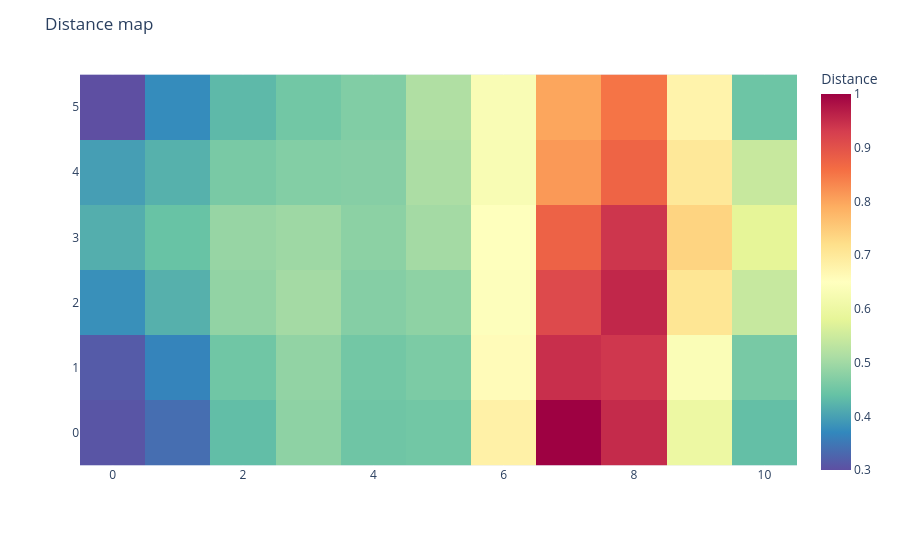

Notebook source saved alongside this figure:
### Code cell
basin.legacy_pond() \
    .visualize_distance_map();

### Figure 1 — Plotly figure (JSON) as saved in the notebook; plotly's stock layout.template omitted (floating-point values rounded to 4 significant figures)
{"data": [{"coloraxis": "coloraxis", "name": "0", "z": [[0.3075, 0.3384, 0.4349, 0.4809, 0.4488, 0.4521, 0.6818, 1.0, 0.9518, 0.5994, 0.437], [0.3143, 0.3656, 0.4501, 0.4843, 0.4536, 0.4621, 0.6583, 0.9467, 0.9376, 0.6355, 0.4585], [0.3796, 0.4182, 0.4851, 0.5033, 0.4719, 0.4803, 0.6453, 0.9126, 0.956, 0.7072, 0.5416], [0.4162, 0.4425, 0.4896, 0.4969, 0.4785, 0.5033, 0.6472, 0.8762, 0.9397, 0.7364, 0.5808], [0.3965, 0.4192, 0.4588, 0.4699, 0.472, 0.5113, 0.6307, 0.8126, 0.8735, 0.7016, 0.5432], [0.3, 0.3744, 0.4287, 0.4526, 0.4674, 0.5155, 0.632, 0.7987, 0.8523, 0.6767, 0.4474]], "type": "heatmap", "xaxis": "x", "yaxis": "y", "hovertemplate": "x: %{x}<br>y: %{y}<br>Distance: %{z}<extra></extra>"}], "layout": {"xaxis": {"anchor": "y", "domain": [0.0, 1.0], "scaleanchor": "y", "constrain": "domain"}, "yaxis": {"anchor": "x", "domain": [0.0, 1.0], "autorange": true, "constrain": "domain"}, "coloraxis": {"colorbar": {"title": {"text": "Distance"}}, "colorscale": [[0.0, "rgb(94,79,162)"], [0.1, "rgb(50,136,189)"], [0.2, "rgb(102,194,165)"], [0.3, "rgb(171,221,164)"], [0.4, "rgb(230,245,152)"], [0.5, "rgb(255,255,191)"], [0.6, "rgb(254,224,139)"], [0.7, "rgb(253,174,97)"], [0.8, "rgb(244,109,67)"], [0.9, "rgb(213,62,79)"], [1.0, "rgb(158,1,66)"]], "autocolorscale": false}, "margin": {"t": 60}, "title": {"text": "Distance map"}, "autosize": true, "showlegend": true}}
